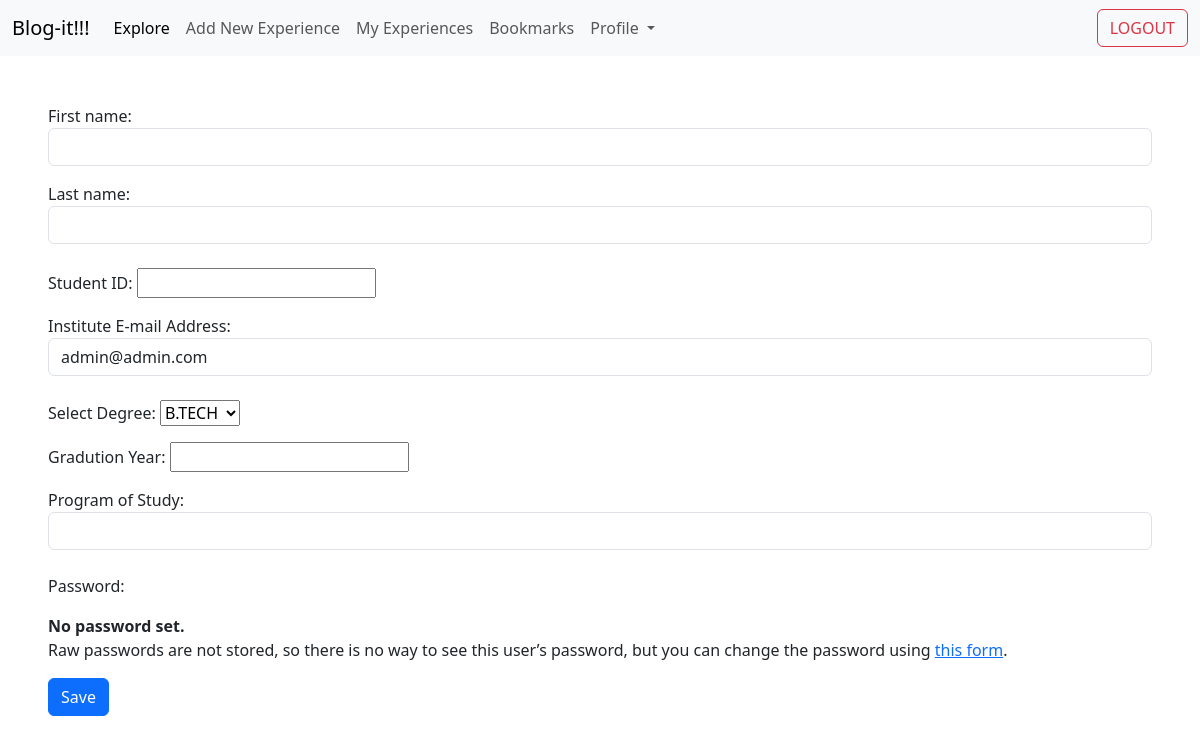
Page /home/edit_profile/ (signed in) on the earlier database version.
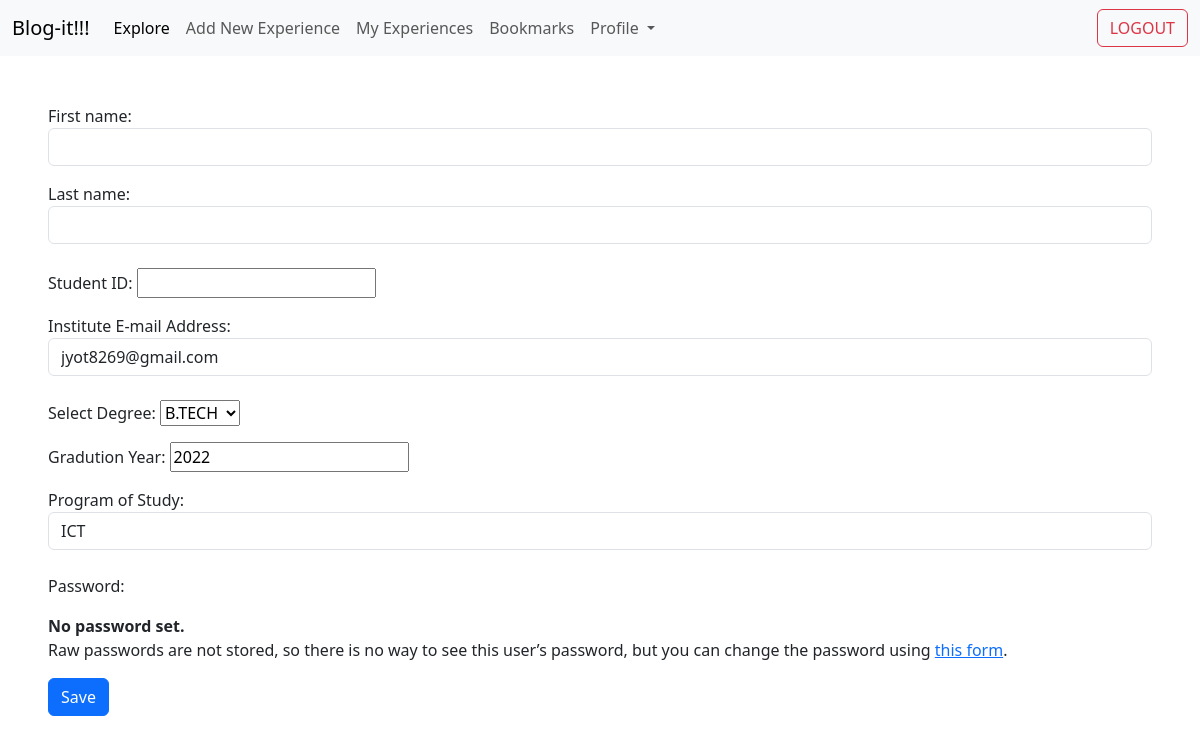
Same page on the later database version.
### accounts/models.py (models this page shows)
class NewUser(AbstractUser):
    email = models.EmailField(unique=True)
    degree = models.CharField(max_length=6,choices=[("B.TECH",'B.TECH'),("M.TECH",'M.TECH'),("MSC",'MSC')], null=True, blank=False)
    year = models.PositiveIntegerField(null=True, blank=False)
    program = models.CharField(max_length=255, null=True, blank=False)

### home/views.py (the view)
# urls.py: path('edit_profile/', edit_profile.as_view(), name="edit_profile"),
class edit_profile(LoginRequiredMixin, SuccessMessageMixin, UpdateView):
    template_name = 'edit_profile.html'
    form_class = EditProfileForm
    success_message = 'Profile Changes Saved Successfully !!!'
    success_url = reverse_lazy('explore')
    def get_object(self):
        return self.request.user

### home/forms.py
class EditProfileForm(UserChangeForm):
    first_name = forms.CharField(label='First name', max_length=100, widget=forms.TextInput(attrs={'class' : 'form-control mb-3'}))
    last_name = forms.CharField(label='Last name', max_length=100, widget=forms.TextInput(attrs={'class' : 'form-control mb-4'}))
    username = forms.IntegerField(label='Student ID', min_value=200100000)
    email = forms.EmailField(label='Institute E-mail Address', widget=forms.EmailInput(attrs={'class': 'form-control mb-4'}))
    degree = forms.ChoiceField(label='Select Degree',choices=(("B.TECH",'B.TECH'),("M.TECH",'M.TECH'),("MSC",'MSC')))
    year = forms.IntegerField(label='Gradution Year', min_value=2021)
    program = forms.CharField(label='Program of Study', widget=forms.TextInput(attrs={'class' : 'form-control mb-4'}))
    class Meta:
        model = NewUser
        fields = ('first_name', 'last_name','username', 'email', 'degree', 'year', 'program')

### templates/edit_profile.html (shortened to what this page needs)
{% extends 'base.html' %}
{% block content %}
<nav class="navbar navbar-expand-lg navbar-light bg-light">
    <div class="container-fluid">
      <a class="navbar-brand">Blog-it!!!</a>
      <div class="collapse navbar-collapse" id="navbarSupportedContent">
        <ul class="navbar-nav me-auto mb-2 mb-lg-0">
          <li class="nav-item">
            <a class="nav-link active" aria-current="page" href={% url 'explore' %}>Explore</a>
          </li>
          <li class="nav-item">
            <a class="nav-link" href={% url 'add_new_experience' %}>Add New Experience</a>
          </li>
          <li class="nav-item">
            <a class="nav-link" href={% url 'my_experiences' %}>My Experiences</a>
          </li>
          <li class="nav-item">
            <a class="nav-link" href={% url 'bookmarks' %}>Bookmarks</a>
          </li>
          <li class="nav-item dropdown">
            <a class="nav-link dropdown-toggle" href="#" id="navbarDropdown" role="button" data-bs-toggle="dropdown" aria-expanded="false">
              Profile
            </a>
          </li>
        </ul>
        <form class="d-flex" action={% url 'logout' %} method="post">
          <button class="btn btn-outline-danger" type="submit">LOGOUT</button>
        </form>
      </div>
    </div>
  </nav>
<form action="" method="post" class="m-5">
    {{ form.as_p }}
    <button type="submit" class="btn btn-primary">Save</button>
</form>
{% endblock content %}

Differences in the rows shown:
changed NewUser "B.TECH": email "admin@admin.com" → "jyot8269@gmail.com"; year (not shown) → "2022"; program (not shown) → "ICT"
